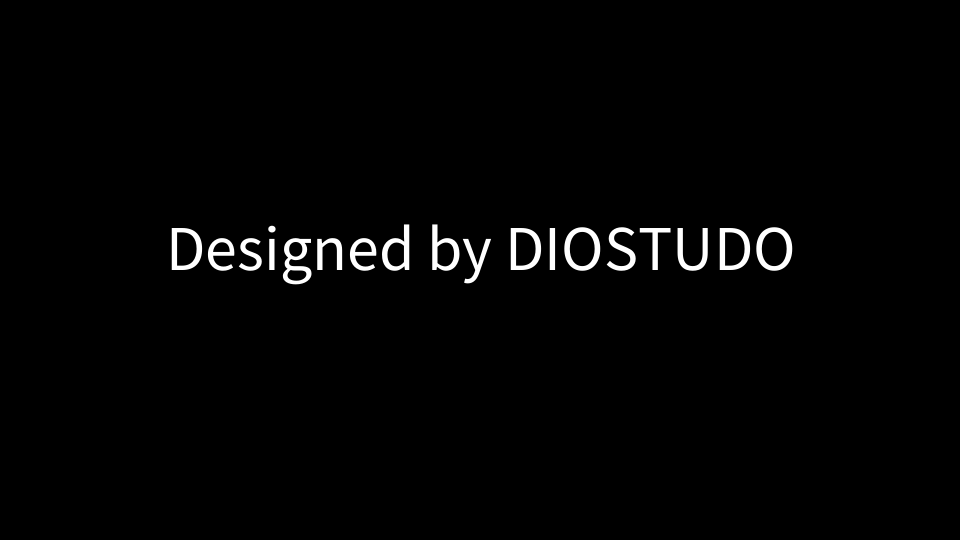
Frame 1 (no input)
Frame 60 (the mouse pressed at the canvas centre just before this capture): identical to frame 1, image omitted
Frame 120 (the mouse held since frame 60 and released just before this capture): identical to frame 1, image omitted

The Processing sketch that drew this single still picture (run headless with seeded random() and noise(); from frame 60 on, the mouse is pressed at the canvas centre):

// Processing sketch: sketch_200331a
// ── sketch_200331a.pde
void setup()
{
  size(960, 540);
  smooth();
  //background(0);
}

void draw()
{
  background(0);
  translate(width/2, height/2);
  textSize(64);
  textAlign(CENTER);
  
  println(second());
  
  if(second() < 5)
  {
    text("Designed by DIOSTUDO", 0, 0);
  }
  else
  {
    text("www.diostudio.wang", 0, 0);
  }
}
